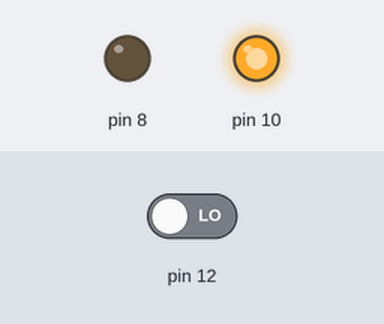
This sketch was run on a simulated Arduino Uno, built with avr-gcc and run on an emulated ATmega328P. On the bench: output pins drawn as LEDs (lit = HIGH). The inputs (shaded band) are chosen by the test bench; at power-on: pin 12 LOW.

Above: at 1.2 s.
1.3 s: pin 12 driven HIGH
At 1.8 s:
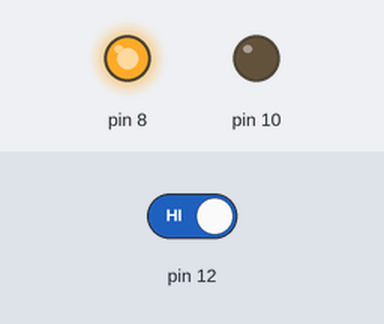
Timing chart, 0 to 4.3 s (numbered marks = the images above; inputs shaded):
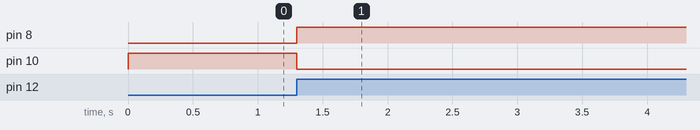

Measured:
- after the input at 1.3 s, pin 8: LOW → HIGH at once; pin 10: HIGH → LOW at once

The sketch:

opdracht_3.ino
```cpp
int count = 0; // HOudt bij hoe vaak op de knop is gedrukt.
int buttonStatus = LOW;

void setup() {

  // Stelt alle pinwaarden in.
  pinMode(8, OUTPUT);
  pinMode(10, OUTPUT);
  pinMode(12, INPUT);

  // Laadt de eerste LED lampje uit zijn en de andere aan.
  digitalWrite(8, LOW);
  digitalWrite(10, HIGH);
}

void loop() {

  int currentButtonStatus = digitalRead(12); // Haalt de huidige status op van de knop.

  // Checkt of er op de knop is gedrukt.
  if (currentButtonStatus == HIGH && buttonStatus == LOW) {
    count ++; // Telt de waarde op

    // Roept de functie aan en geeft een delay mee voor de contactdender.
    switchButton();
    delay(50);
  }

  buttonStatus = currentButtonStatus; // Slaat de huidige status weer op.
}

void switchButton() {

  // Als de count even is blijft LED lampje 1 uit en de lampje 2 aan.
  if (count % 2 == 0) {
    digitalWrite(8, LOW);
    digitalWrite(10, HIGH);
  } else {

    // Als de count oneven is gaat LED lampje 2 uit en lampje 1 aan.
    digitalWrite(8, HIGH);
    digitalWrite(10, LOW);
  }

}
```
